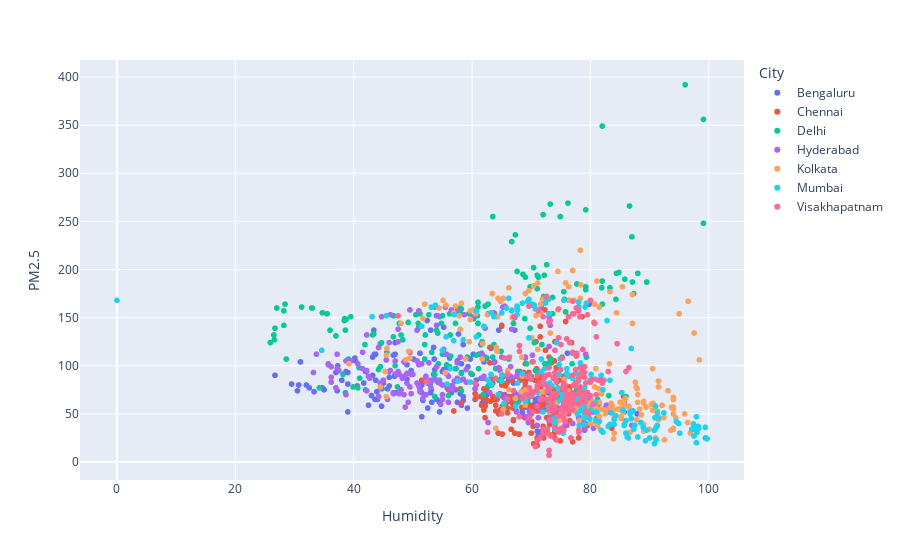

This figure's notebook cell:
### Code cell
fig=px.scatter(d1,'median_x','median_y',color="City",labels={'median_x':'Humidity','median_y':'PM2.5'})
fig.show()
fig.write_image(f'images/pm2.5_humidity.png')

### Figure 1 — Plotly figure (JSON) as saved in the notebook; plotly's stock layout.template omitted (floating-point values rounded to 4 significant figures; data arrays with more than 128 entries replaced by an {"elided": "..."} marker saying what was removed)
{"data": [{"hovertemplate": "City=Bengaluru<br>Humidity=%{x}<br>PM2.5=%{y}<extra></extra>", "legendgroup": "Bengaluru", "marker": {"color": "#636efa", "symbol": "circle"}, "mode": "markers", "name": "Bengaluru", "showlegend": true, "type": "scattergl", "x": {"elided": "194 float values"}, "xaxis": "x", "y": {"elided": "194 int values"}, "yaxis": "y"}, {"hovertemplate": "City=Chennai<br>Humidity=%{x}<br>PM2.5=%{y}<extra></extra>", "legendgroup": "Chennai", "marker": {"color": "#EF553B", "symbol": "circle"}, "mode": "markers", "name": "Chennai", "showlegend": true, "type": "scattergl", "x": {"elided": "193 float values"}, "xaxis": "x", "y": {"elided": "193 int values"}, "yaxis": "y"}, {"hovertemplate": "City=Delhi<br>Humidity=%{x}<br>PM2.5=%{y}<extra></extra>", "legendgroup": "Delhi", "marker": {"color": "#00cc96", "symbol": "circle"}, "mode": "markers", "name": "Delhi", "showlegend": true, "type": "scattergl", "x": {"elided": "198 float values"}, "xaxis": "x", "y": {"elided": "198 int values"}, "yaxis": "y"}, {"hovertemplate": "City=Hyderabad<br>Humidity=%{x}<br>PM2.5=%{y}<extra></extra>", "legendgroup": "Hyderabad", "marker": {"color": "#ab63fa", "symbol": "circle"}, "mode": "markers", "name": "Hyderabad", "showlegend": true, "type": "scattergl", "x": {"elided": "193 float values"}, "xaxis": "x", "y": {"elided": "193 int values"}, "yaxis": "y"}, {"hovertemplate": "City=Kolkata<br>Humidity=%{x}<br>PM2.5=%{y}<extra></extra>", "legendgroup": "Kolkata", "marker": {"color": "#FFA15A", "symbol": "circle"}, "mode": "markers", "name": "Kolkata", "showlegend": true, "type": "scattergl", "x": {"elided": "193 float values"}, "xaxis": "x", "y": {"elided": "193 int values"}, "yaxis": "y"}, {"hovertemplate": "City=Mumbai<br>Humidity=%{x}<br>PM2.5=%{y}<extra></extra>", "legendgroup": "Mumbai", "marker": {"color": "#19d3f3", "symbol": "circle"}, "mode": "markers", "name": "Mumbai", "showlegend": true, "type": "scattergl", "x": {"elided": "194 float values"}, "xaxis": "x", "y": {"elided": "194 int values"}, "yaxis": "y"}, {"hovertemplate": "City=Visakhapatnam<br>Humidity=%{x}<br>PM2.5=%{y}<extra></extra>", "legendgroup": "Visakhapatnam", "marker": {"color": "#FF6692", "symbol": "circle"}, "mode": "markers", "name": "Visakhapatnam", "showlegend": true, "type": "scattergl", "x": {"elided": "190 float values"}, "xaxis": "x", "y": {"elided": "190 int values"}, "yaxis": "y"}], "layout": {"autosize": true, "legend": {"title": {"text": "City"}, "tracegroupgap": 0}, "margin": {"t": 60}, "xaxis": {"anchor": "y", "autorange": true, "domain": [0, 1], "range": [-6.171, 105.9], "title": {"text": "Humidity"}, "type": "linear"}, "yaxis": {"anchor": "x", "autorange": true, "domain": [0, 1], "range": [-20.3, 419.3], "title": {"text": "PM2.5"}, "type": "linear"}}}
